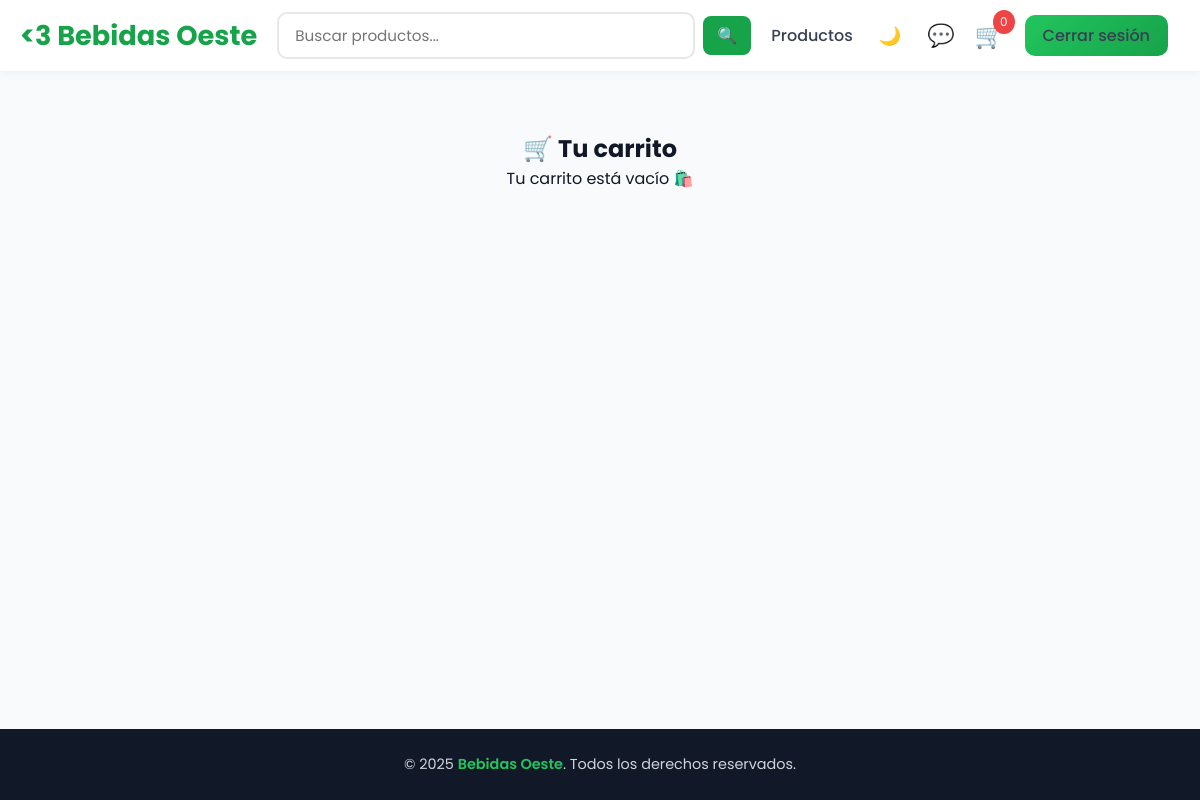
/carrito/ (signed in), run on an earlier commit of the app's database.
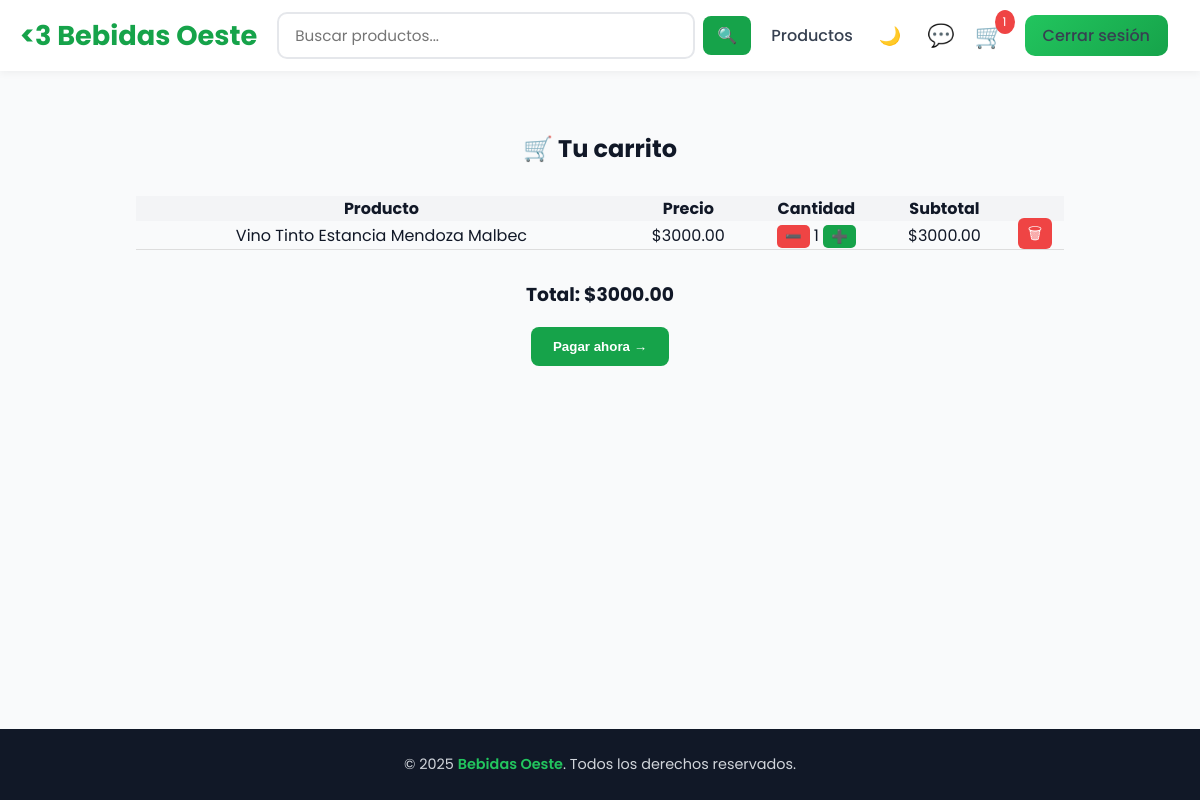
And on a later commit of the database.
### tienda/models.py (models this page shows, shortened)
class Carrito(models.Model):
    usuario = models.OneToOneField(User, on_delete=models.CASCADE)
    def total_items(self):
        return sum(item.cantidad for item in self.items.all())

class CarritoItem(models.Model):
    carrito = models.ForeignKey(Carrito, related_name="items", on_delete=models.CASCADE)
    producto = models.ForeignKey(Producto, on_delete=models.CASCADE)
    cantidad = models.PositiveIntegerField(default=1)

class Producto(models.Model):
    CATEGORIAS = [
        ('licor', 'Licor'),
        ('energizante', 'Energizante'),
        ('cerveza', 'Cerveza'),
        ('vino', 'Vino'),
    ]
    usuario = models.ForeignKey(User, on_delete=models.CASCADE)  # quién lo publicó
    nombre = models.CharField(max_length=100)
    descripcion = models.TextField(blank=True)
    precio = models.DecimalField(max_digits=10, decimal_places=2)
    imagen = models.ImageField(upload_to='productos/', blank=True, null=True)
    categoria = models.CharField(max_length=20, choices=CATEGORIAS, default='licor')

### tienda/views.py (the view)
# urls.py: path('carrito/', views.ver_carrito, name='ver_carrito'),
@login_required
def ver_carrito(request):
    carrito, _ = Carrito.objects.get_or_create(usuario=request.user)
    items = list(carrito.items.select_related('producto').all())
    total = 0
    for it in items:
        it.subtotal = it.cantidad * it.producto.precio
        total += it.subtotal
    return render(request, 'tienda/carrito.html', {
        'carrito': carrito,
        'items': items,
        'total': total,
    })

### tienda/templates/tienda/carrito.html (shortened to what this page needs)
{% extends 'tienda/base.html' %}
{% block content %}
<h2 style="text-align:center; margin-top:20px;">🛒 Tu carrito</h2>
{% if items %}
<table style="width:80%; margin:30px auto; border-collapse:collapse;">
  <tr style="background:#f3f4f6;">
    <th>Producto</th>
    <th>Precio</th>
    <th>Cantidad</th>
    <th>Subtotal</th>
    <th></th>
  </tr>
  {% for item in items %}
  <tr style="text-align:center; border-bottom:1px solid #ddd;">
    <td>{{ item.producto.nombre }}</td>
    <td>${{ item.producto.precio }}</td>
    <td>
      <button class="btn-cantidad" data-id="{{ item.producto.id }}" data-accion="restar"
              style="border:none; background:#ef4444; color:white; padding:4px 8px; border-radius:5px; cursor:pointer;">➖</button>
      <span id="cantidad-{{ item.producto.id }}">{{ item.cantidad }}</span>
      <button class="btn-cantidad" data-id="{{ item.producto.id }}" data-accion="sumar"
              style="border:none; background:#16a34a; color:white; padding:4px 8px; border-radius:5px; cursor:pointer;">➕</button>
    </td>
  <td>$<span id="subtotal-{{ item.producto.id }}">{{ item.subtotal|floatformat:2 }}</span></td>
    <td>
      <a href="{% url 'tienda:eliminar_del_carrito' item.producto.id %}"
         style="color:white; background:#ef4444; padding:4px 10px; border-radius:6px; text-decoration:none;">
         🗑
      </a>
    </td>
  </tr>
  {% endfor %}
</table>
<h3 style="text-align:center;">Total: $<span id="total">{{ total|floatformat:2 }}</span></h3>
<div style="text-align:center; margin-top:18px;">
  <form method="post" action="{% url 'tienda:procesar_pago' %}">
    <button type="submit" id="btn-pagar" style="background:#16a34a; color:white; padding:12px 22px; border-radius:8px; text-decoration:none; font-weight:700; display:inline-block; border:none; cursor:pointer;">
      Pagar ahora →
    </button>
  </form>
</div>
{% else %}
<p style="text-align:center;">Tu carrito está vacío 🛍️</p>
{% endif %}
{% endblock %}

### tienda/templates/tienda/base.html (shortened to what this page needs)
{% load static %}
<!DOCTYPE html>
<html lang="es">
<head>
</head>
<body>
<header>
    <nav>
    <a href="{% url 'tienda:home' %}" class="logo"><3 Bebidas Oeste</a>
        <div class="search-container">
            <input type="text" id="search-input" class="search-input" placeholder="Buscar productos..." autocomplete="off">
            <button type="button" id="search-btn" class="search-btn" title="Buscar">🔍</button>
        </div>
        <div class="nav-links">
            <a href="{% url 'tienda:productos' %}">Productos</a>
            <button id="theme-toggle" aria-label="Alternar tema" title="Alternar tema" style="background:transparent;border:none;cursor:pointer;font-size:18px;color:inherit;padding:6px;">
            </button>
            {% if user.is_authenticated %}
                <div class="chat-btn" id="abrir-chat" title="Mensajes">
                    💬
                </div>
                <div class="carrito" id="abrir-carrito" title="Ver carrito">
                    🛒
                    <span id="contador-carrito" class="contador-carrito">
                        {{ user.carrito.total_items|default:0 }}
                    </span>
                </div>
                <a href="{% url 'tienda:logout' %}" class="btn-logout">Cerrar sesión</a>
            {% else %}
                <a href="{% url 'tienda:login' %}" class="btn-login">Iniciar sesión</a>
                <a href="{% url 'tienda:register' %}" class="btn-login" style="background:#2563eb;">Registrarse</a>
            {% endif %}
        </div>
    </nav>
</header>
<main>
    {% block content %}{% endblock %}
</main>
<footer>
    <p>© 2025 <span>Bebidas Oeste</span>. Todos los derechos reservados.</p>
</footer>
</body>
</html>

What changed in the data, as far as the page shows it:
added CarritoItem: producto.nombre "Vino Tinto Estancia Mendoza Malbec", producto.precio "3000.00", cantidad "1", subtotal "3000.00"
Also different on the page:
{{ user.carrito.total_items|default:0 }}: "0" → "1"
{{ total|floatformat:2 }}: (not shown) → "3000.00"
text no longer shown: "Tu carrito está vacío 🛍️"
text now shown: "Producto Precio Cantidad Subtotal Total: $ Pagar ahora →"
